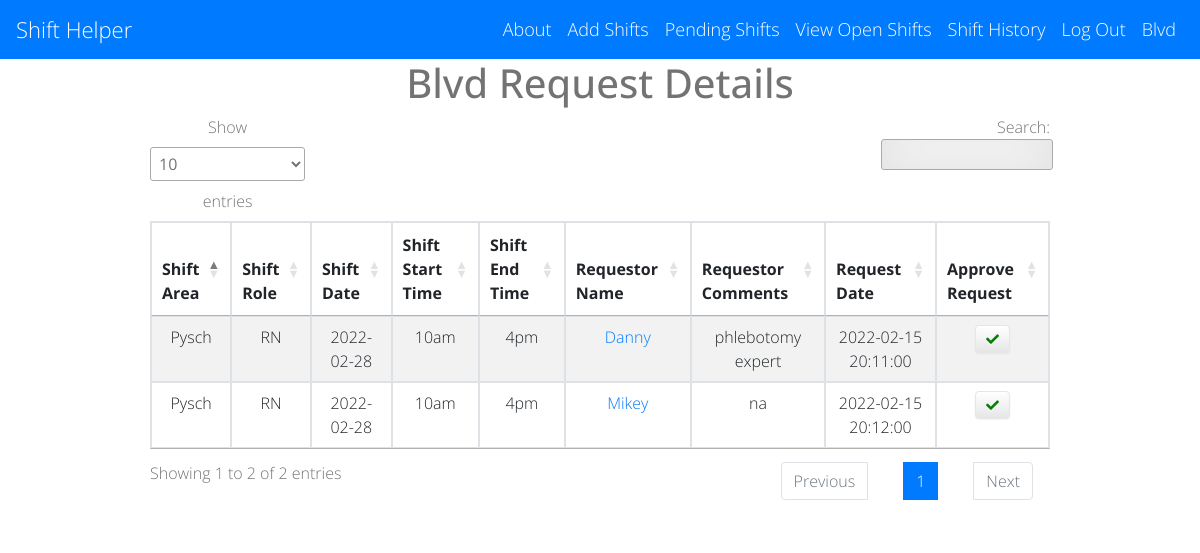
The app's page /request_details?id=1 (signed in) with its own data.
### main.py (models this page shows)
class Hospital(UserMixin, db.Model):
    id = db.Column(db.Integer, primary_key=True)
    hospital_name = db.Column(db.String(1000))
    admin_name = db.Column(db.String(1000))
    admin_email = db.Column(db.String(100))
    admin_password = db.Column(db.String(1000))
    staff_password = db.Column(db.String(1000))
    created_date = db.Column(db.TIMESTAMP)

class Requests(db.Model):
    transaction_id = db.Column(db.Integer, primary_key=True)
    shift_id = db.Column(db.Integer)
    hospital_id = db.Column(db.Integer)
    status = db.Column(db.String)
    create_dt_tm = db.Column(db.TIMESTAMP)
    approved_dt_tm = db.Column(db.TIMESTAMP)
    requested_by_name = db.Column(db.String)
    requested_by_email = db.Column(db.String)
    requested_by_phone = db.Column(db.String)
    comments = db.Column(db.String)

class Shifts(db.Model):
    shift_id = db.Column(db.Integer, primary_key=True)
    hospital_id = db.Column(db.Integer)
    area = db.Column(db.String)
    role = db.Column(db.String)
    date = db.Column(db.Date)
    start_time = db.Column(db.String)
    end_time = db.Column(db.String)
    comments = db.Column(db.String)
    status = db.Column(db.String)
    picked_up_by = db.Column(db.String)
    approved_dt_tm = db.Column(db.TIMESTAMP)
    create_dt_tm = db.Column(db.TIMESTAMP)
    contact_name = db.Column(db.String)
    contact_email = db.Column(db.String)

### main.py (the view)
@app.route('/request_details', methods=['GET', 'POST'])
@login_required
def request_detail():
    cur_hospital = Hospital.query.get(current_user.id)
    shift_id = request.args.get('id')
    request_details = db.session.query(Requests) \
        .join(Shifts, Shifts.shift_id == Requests.shift_id) \
        .filter(Requests.shift_id == shift_id) \
        .order_by(Requests.create_dt_tm) \
        .with_entities(Requests.requested_by_name, Requests.requested_by_email
                       , Requests.comments.label('requestor_comments'), Requests.create_dt_tm.label('request_date')
                       , Shifts.date.label('shift_date'), Shifts.area, Shifts.role, Shifts.start_time, Shifts.end_time
                       , Requests.transaction_id)
    return render_template('request_details.html', requests=request_details, hospital=cur_hospital, logged_in=True)

### main.py (called while the page is built)
@login_manager.user_loader
def load_user(user_id):
    return Hospital.query.get(int(user_id))

### templates/request_details.html (shortened to what this page needs)
{% extends 'base.html' %}
{% block content %}
<div class="table-responsive">
  <div class="row">
    <div class="col-sm-12">
      <h1> {{ current_user.hospital_name }} Request Details</h1>
	  <table id="data" class="table table-striped table-sm table-bordered">
        <thead>
            <tr>
                <th>Shift Area</th>
                <th>Shift Role</th>
                <th>Shift Date</th>
                <th>Shift Start Time</th>
                <th>Shift End Time</th>
                <th>Requestor Name</th>
                <th>Requestor Comments</th>
                <th>Request Date</th>
                <th>Approve Request</th>
            </tr>
        </thead>
          <tbody>
              {% for row in requests %}
                  <tr>
                      <td>{{ row.area }}</td>
                      <td>{{ row.role }}</td>
                      <td>{{ row.shift_date }}</td>
                      <td>{{ row.start_time }}</td>
                      <td>{{ row.end_time }}</td>
                      <td><a href="mailto:{{ row.requested_by_email }}">{{ row.requested_by_name }}</a></td>
                      <td>{{ row.requestor_comments }}</td>
                      <td>{{ row.request_date }}</td>
                      <td><a href="{{ url_for('approve_request',id=row.transaction_id) }}">
                          <button class="btn btn-lg">
                              <i class="fa fa-check" style="color: green;"></i>
                          </button>
                      </a></td>
                  </tr>
              {% endfor %}
          </tbody>
  	  </table>
    </div>
  </div>
</div>
{% endblock %}

### templates/base.html (shortened to what this page needs)
<!DOCTYPE html>
<html>
<head>
    <link rel="stylesheet" href="//use.fontawesome.com/releases/v5.0.7/css/all.css">
    <link rel="stylesheet" href="https://stackpath.bootstrapcdn.com/bootstrap/4.5.2/css/bootstrap.min.css">
    <link rel="stylesheet" type="text/css" href="https://cdn.datatables.net/1.11.4/css/jquery.dataTables.min.css">
    <link rel="stylesheet" href="{{ url_for('static', filename='css/styles.css')}}">
</head>
<body>
<nav class="navbar navbar-expand-lg navbar-dark bg-primary">
  <a class="navbar-brand" href="/">Shift Helper</a>
  <div class="collapse navbar-collapse">
      <ul class = "navbar-nav ml-auto">
          <li class="nav-item">
              <a class="nav-link" href="{{ url_for('about') }}">About</a>
          </li>
          {% if logged_in: %}
              {% if current_user.is_authenticated: %}
          <li class="nav-item">
              <a class="nav-link" href="{{ url_for('add_shifts') }}">Add Shifts</a>
          </li>
          <li class="nav-item">
              <a class="nav-link" href="{{ url_for('pending_shifts') }}">Pending Shifts</a>
          </li>
              {% endif %}
          <li class="nav-item">
              <a class="nav-link" href="{{ url_for('shifts', hospital_id=hospital.id) }}">View Open Shifts</a>
          </li>
        <li class="nav-item">
              <a class="nav-link" href="{{ url_for('shift_history', hospital_id=hospital.id) }}">Shift History</a>
          </li>
          <li class="nav-item">
              <a class="nav-link" href="{{ url_for('logout') }}">Log Out</a>
          </li>
          <li class="nav-item">
              <a class="nav-link" href="">{{ hospital.hospital_name }}</a>
          </li>
          {% endif %}
      </ul>
  </div>
</nav>
       {% block content %}
       {% endblock %}
</body>
</html>

### static/css/styles.css (style rules this page uses)
.btn { display: inline-block; *display: inline; *zoom: 1; padding: 4px 10px 4px; margin-bottom: 0; font-size: 13px; line-height: 18px; color: #333333; text-align: center;text-shadow: 0 1px 1px rgba(255, 255, 255, 0.75); vertical-align: middle; background-color: #f5f5f5; background-image: -moz-linear-gradient(top, #ffffff, #e6e6e6); background-image: -ms-linear-gradient(top, #ffffff, #e6e6e6); background-image: -webkit-gradient(linear, 0 0, 0 100%, from(#ffffff), to(#e6e6e6)); background-image: -webkit-linear-gradient(top, #ffffff, #e6e6e6); background-image: -o-linear-gradient(top, #ffffff, #e6e6e6); background-image: linear-gradient(top, #ffffff, #e6e6e6); background-repeat: repeat-x; filter: progid:dximagetransform.microsoft.gradient(startColorstr=#ffffff, endColorstr=#e6e6e6, GradientType=0); border-color: #e6e6e6 #e6e6e6 #e6e6e6; border-color: rgba(0, 0, 0, 0.1) rgba(0, 0, 0, 0.1) rgba(0, 0, 0, 0.25); border: 1px solid #e6e6e6; -webkit-border-radius: 4px; -moz-border-radius: 4px; border-radius: 4px; -webkit-box-shadow: inset 0 1px 0 rgba(255, 255, 255, 0.2), 0 1px 2px rgba(0, 0, 0, 0.05); -moz-box-shadow: inset 0 1px 0 rgba(255, 255, 255, 0.2), 0 1px 2px rgba(0, 0, 0, 0.05); box-shadow: inset 0 1px 0 rgba(255, 255, 255, 0.2), 0 1px 2px rgba(0, 0, 0, 0.05); cursor: pointer; *margin-left: .3em; }
* { -webkit-box-sizing:border-box; -moz-box-sizing:border-box; -ms-box-sizing:border-box; -o-box-sizing:border-box; box-sizing:border-box; }
html { width: 100%; height:100%; overflow:scroll; }
body { width: 100%; height:100%; font-family: 'Open Sans', Arial, sans-serif; font-weight:200; background: #ffffff; color: rgba(0, 0, 0, 0.55); filter: progid:DXImageTransform.Microsoft.gradient( startColorstr='#3E1D6D', endColorstr='#092756',GradientType=1 ); }
.navbar-brand { font-size: 22px; font-family: "Open Sans", Arial, sans-serif; }
.navbar-dark .navbar-nav .nav-link { color: white; font-size: 18px; }
.navbar-collapse { color: white; }
.table { text-align: center; }
.table-responsive { padding-left: 150px; padding-right: 150px; text-align: center; }

### records on screen
Hospital: hospital_name "Blvd"
Requests: area "Pysch", role "RN", shift_date "2022-02-28", start_time "10am", end_time "4pm", requested_by_name "Danny", requestor_comments "phlebotomy expert", request_date "2022-02-15 20:11:00"
Requests: area "Pysch", role "RN", shift_date "2022-02-28", start_time "10am", end_time "4pm", requested_by_name "Mikey", requestor_comments "na", request_date "2022-02-15 20:12:00"
